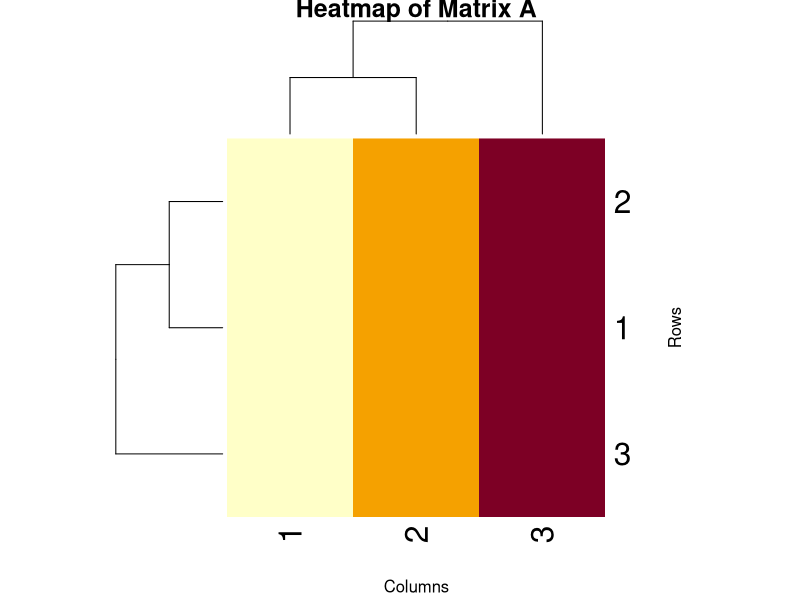
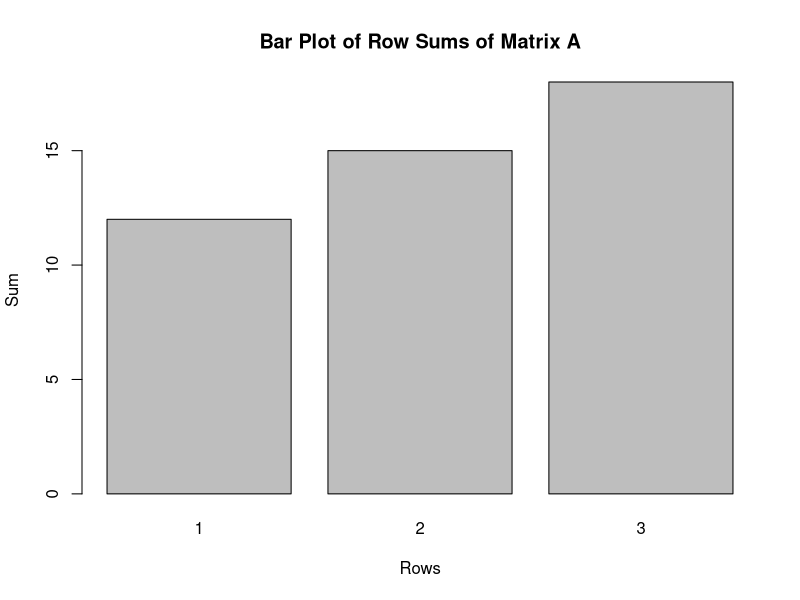
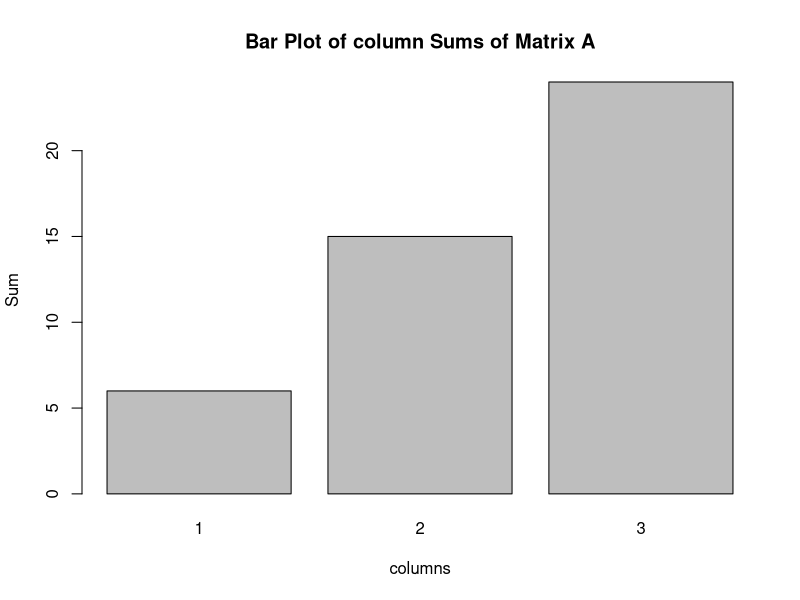

Generate these figures, in order, with R:
# Matrix Manipulation in R

# Task i: Create two matrices of the same dimension (A & B)
matrix_A <- matrix(1:9, nrow = 3, ncol = 3)
matrix_B <- matrix(9:1, nrow = 3, ncol = 3)

# Display matrices
cat("Matrix A:\n")
print(matrix_A)
cat("\nMatrix B:\n")
print(matrix_B)

# Task ii: Add the two matrices and display the result
sum_matrix <- matrix_A + matrix_B
cat("\nSum of matrices A and B:\n")
print(sum_matrix)

# Task iii: Scale a matrix by multiplying with a scalar and display result
scalar <- 2
scaled_matrix <- scalar * matrix_A
cat("\nScalar multiplication of matrix A:\n")
print(scaled_matrix)

# Task iv: Find transpose of the matrix and display
transpose_matrix_A <- t(matrix_A)
cat("\nTranspose of matrix A:\n")
print(transpose_matrix_A)

# Task v: Hadamard product (Element-wise product) of the two matrices
elementwise_product <- matrix_A * matrix_B
cat("\nElement-wise product of matrices A and B:\n")
print(elementwise_product)

# Task vi: Matrix multiplication
matrix_mult <- matrix_A %*% matrix_B
cat("\nMatrix multiplication of matrices A and B:\n")
print(matrix_mult)

# Task vii: Generate statistics - Sum, mean, and standard deviation of elements of A
sum_A <- sum(matrix_A)
mean_A <- mean(matrix_A)
sd_A <- sd(matrix_A)
cat("\nSum of elements in matrix A:", sum_A, "\n")
cat("Mean of elements in matrix A:", mean_A, "\n")
cat("Standard deviation of elements in matrix A:", sd_A, "\n")

# Task viii: Plot a heatmap of matrix A
heatmap(matrix_A, main = "Heatmap of Matrix A", xlab = "Columns", ylab = "Rows")

# Task ix: Plot bar plot to compare sums of the rows of matrix A
barplot(rowSums(matrix_A), names.arg = 1:nrow(matrix_A), main = "Bar Plot of Row Sums of Matrix A", xlab = "Rows", ylab = "Sum")
barplot(colSums(matrix_A), names.arg = 1:ncol(matrix_A), main = "Bar Plot of column Sums of Matrix A", xlab = "columns", ylab = "Sum")
